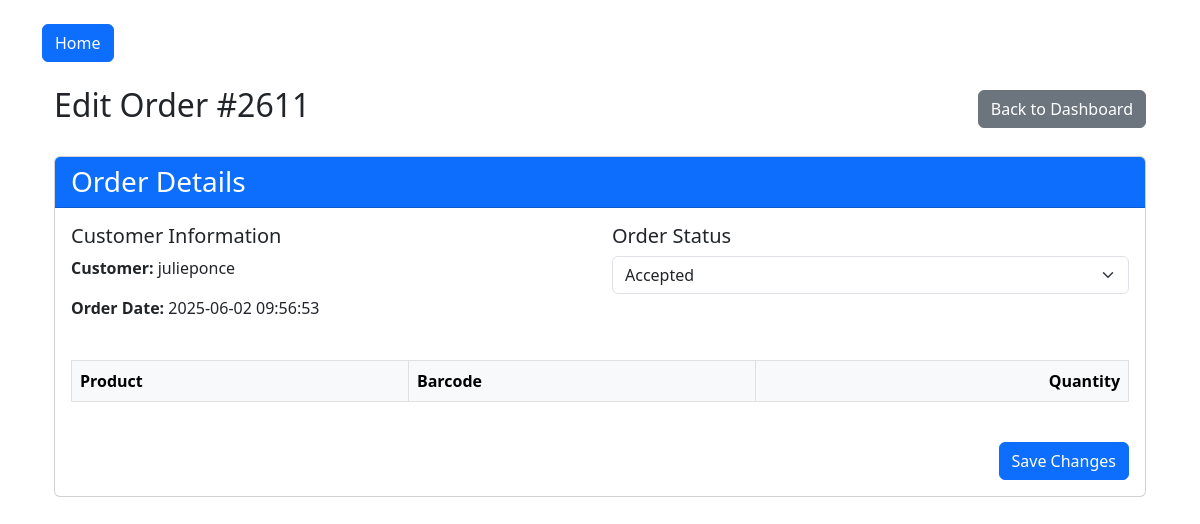
The page /edit-order/2611 (signed in) on the database its author committed.
### tables this page shows
CREATE TABLE sales_orders (
        id INTEGER PRIMARY KEY AUTOINCREMENT,
        customer_id INTEGER,
        order_data TEXT,
        status TEXT DEFAULT 'Pending',
        created_at TIMESTAMP DEFAULT CURRENT_TIMESTAMP,
        FOREIGN KEY(customer_id) REFERENCES users(id)
        );

CREATE TABLE users (
            id INTEGER PRIMARY KEY AUTOINCREMENT,
            username TEXT UNIQUE NOT NULL,
            password TEXT NOT NULL,
            role TEXT NOT NULL
        );

### app.py (the view, shortened to what this page needs)
@app.route('/edit-order/<int:order_id>', methods=['GET', 'POST'])
def edit_order(order_id):
    if 'user_id' not in session or session['role'] != 'admin':
        return redirect(url_for('login'))
    conn = get_db_connection()
    order = conn.execute('''
        SELECT sales_orders.*, users.username
        FROM sales_orders
        LEFT JOIN users ON sales_orders.customer_id = users.id
        WHERE sales_orders.id = ?
    ''', (order_id,)).fetchone()
    if not order:
        conn.close()
        flash('Order not found', 'error')
        return redirect(url_for('dashboard'))
    order_items = []
    try:
        order_data = json.loads(order['order_data'])
        for barcode, details in order_data.items():
            product = conn.execute('SELECT * FROM products WHERE barcode = ?',
                                 (barcode,)).fetchone()
    except:
        pass
    conn.close()
    return render_template('edit_order.html',
                          order=order,
                          items=order_items)

### app.py (called while the page is built)
def get_db_connection():
    conn = sqlite3.connect('database.db')
    conn.row_factory = sqlite3.Row
    return conn

### templates/edit_order.html (shortened to what this page needs)
{% extends "base.html" %}
{% block content %}
<div class="container mt-4">
    <div class="d-flex justify-content-between align-items-center">
        <h2>Edit Order #{{ order['id'] }}</h2>
        <a href="{{ url_for('dashboard') }}" class="btn btn-secondary">Back to Dashboard</a>
    </div>
    <div class="card mt-4">
        <div class="card-header bg-primary text-white">
            <h3 class="mb-0">Order Details</h3>
        </div>
        <div class="card-body">
            <form method="POST">
                <div class="row mb-4">
                    <div class="col-md-6">
                        <h5>Customer Information</h5>
                        <p><strong>Customer:</strong> {{ order['username'] }}</p>
                        <p><strong>Order Date:</strong> {{ order['created_at'] }}</p>
                    </div>
                    <div class="col-md-6">
                        <h5>Order Status</h5>
                        <select name="status" class="form-select" required>
                            <option value="Accepted" {% if order['status'] == 'Accepted' %}selected{% endif %}>Accepted</option>
                        </select>
                    </div>
                </div>
                <div class="table-responsive">
                    <table class="table table-bordered">
                        <thead class="table-light">
                            <tr>
                                <th>Product</th>
                                <th>Barcode</th>
                                <th class="text-end">Quantity</th>
                            </tr>
                        </thead>
                    </table>
                </div>
                <div class="mt-4 text-end">
                    <button type="submit" class="btn btn-primary">Save Changes</button>
                </div>
            </form>
        </div>
    </div>
</div>
{% endblock %}

### rows shown on the page
sales_orders: id "2611", created_at "2025-06-02 09:56:53", status "Accepted"
users: username "julieponce"
